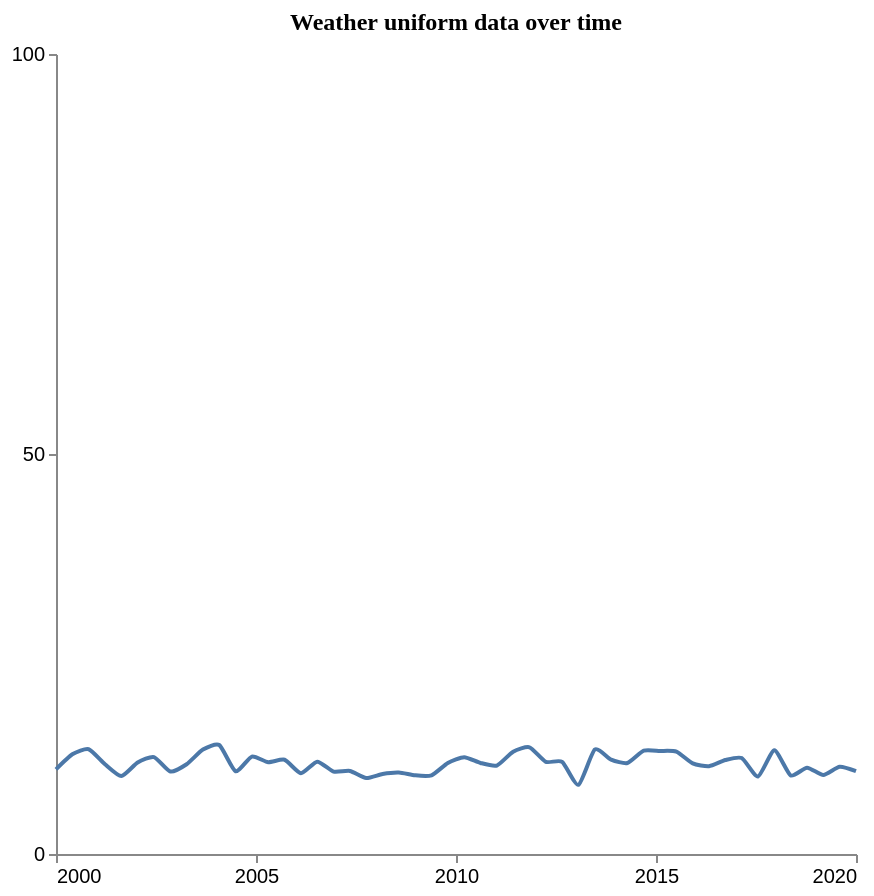

Vega-Lite specification stored for this chart:
### Vega-Lite specification from a JSON file in a GitHub repository (floating-point values rounded to 4 significant figures)
{"$schema": "https://vega.github.io/schema/vega-lite/v5.json", "description": "Pattern: Uniform", "data": {"values": [{"X": 2000.0, "Y": 10.58}, {"X": 2000.0, "Y": 12.46}, {"X": 2001.0, "Y": 13.09}, {"X": 2001.0, "Y": 11.22}, {"X": 2002.0, "Y": 9.736}, {"X": 2002.0, "Y": 11.44}, {"X": 2002.0, "Y": 12.11}, {"X": 2003.0, "Y": 10.31}, {"X": 2003.0, "Y": 11.22}, {"X": 2004.0, "Y": 13.05}, {"X": 2004.0, "Y": 13.62}, {"X": 2004.0, "Y": 10.34}, {"X": 2005.0, "Y": 12.17}, {"X": 2005.0, "Y": 11.48}, {"X": 2006.0, "Y": 11.78}, {"X": 2006.0, "Y": 10.1}, {"X": 2007.0, "Y": 11.54}, {"X": 2007.0, "Y": 10.3}, {"X": 2007.0, "Y": 10.38}, {"X": 2008.0, "Y": 9.498}, {"X": 2008.0, "Y": 10.0}, {"X": 2009.0, "Y": 10.19}, {"X": 2009.0, "Y": 9.833}, {"X": 2009.0, "Y": 9.841}, {"X": 2010.0, "Y": 11.37}, {"X": 2010.0, "Y": 12.11}, {"X": 2011.0, "Y": 11.38}, {"X": 2011.0, "Y": 11.06}, {"X": 2011.0, "Y": 12.8}, {"X": 2012.0, "Y": 13.34}, {"X": 2012.0, "Y": 11.52}, {"X": 2013.0, "Y": 11.53}, {"X": 2013.0, "Y": 8.649}, {"X": 2013.0, "Y": 13.06}, {"X": 2014.0, "Y": 11.8}, {"X": 2014.0, "Y": 11.37}, {"X": 2015.0, "Y": 12.92}, {"X": 2015.0, "Y": 12.88}, {"X": 2016.0, "Y": 12.8}, {"X": 2016.0, "Y": 11.32}, {"X": 2016.0, "Y": 10.98}, {"X": 2017.0, "Y": 11.75}, {"X": 2017.0, "Y": 11.99}, {"X": 2018.0, "Y": 9.689}, {"X": 2018.0, "Y": 12.96}, {"X": 2018.0, "Y": 9.818}, {"X": 2019.0, "Y": 10.8}, {"X": 2019.0, "Y": 9.887}, {"X": 2020.0, "Y": 10.91}, {"X": 2020.0, "Y": 10.35}]}, "mark": {"type": "line", "interpolate": "cardinal", "tension": 0.4}, "encoding": {"x": {"field": "X", "type": "quantitative", "title": "", "axis": {"grid": false, "format": "d", "values": [2000, 2005, 2010, 2015, 2020], "tickSize": 4}, "scale": {"domain": [2000, 2020]}}, "y": {"field": "Y", "type": "quantitative", "title": "", "axis": {"grid": false, "format": "d", "values": [0, 50, 100], "tickSize": 4, "tickOpacity": 1}, "scale": {"domain": [0, 100]}}}, "title": {"text": "Weather uniform data over time", "anchor": "middle", "font": "Tahoma", "fontSize": 12}, "config": {"lineBreak": "^", "view": {"stroke": null}}, "height": 400, "width": 400, "autosize": "pad"}
